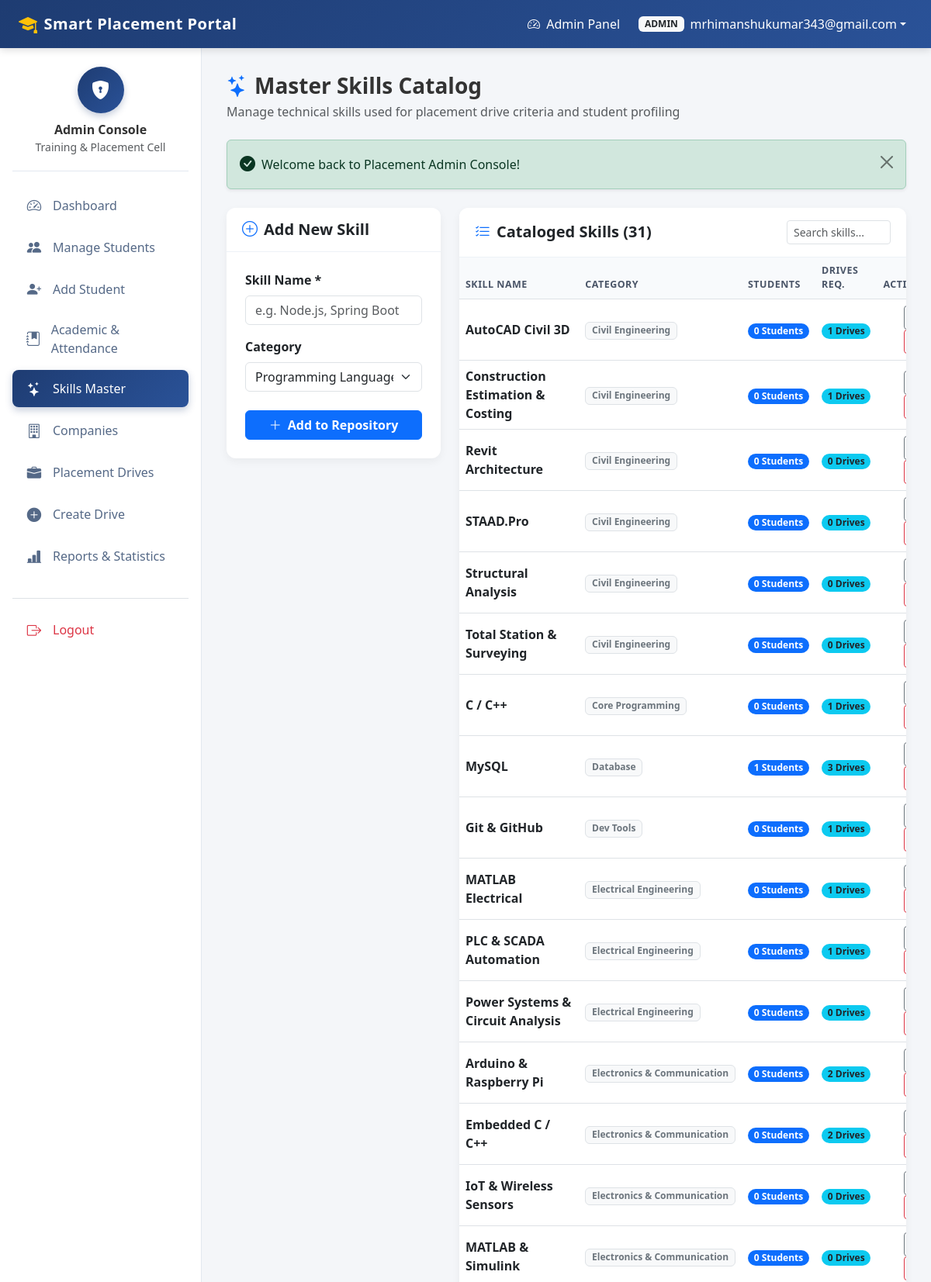
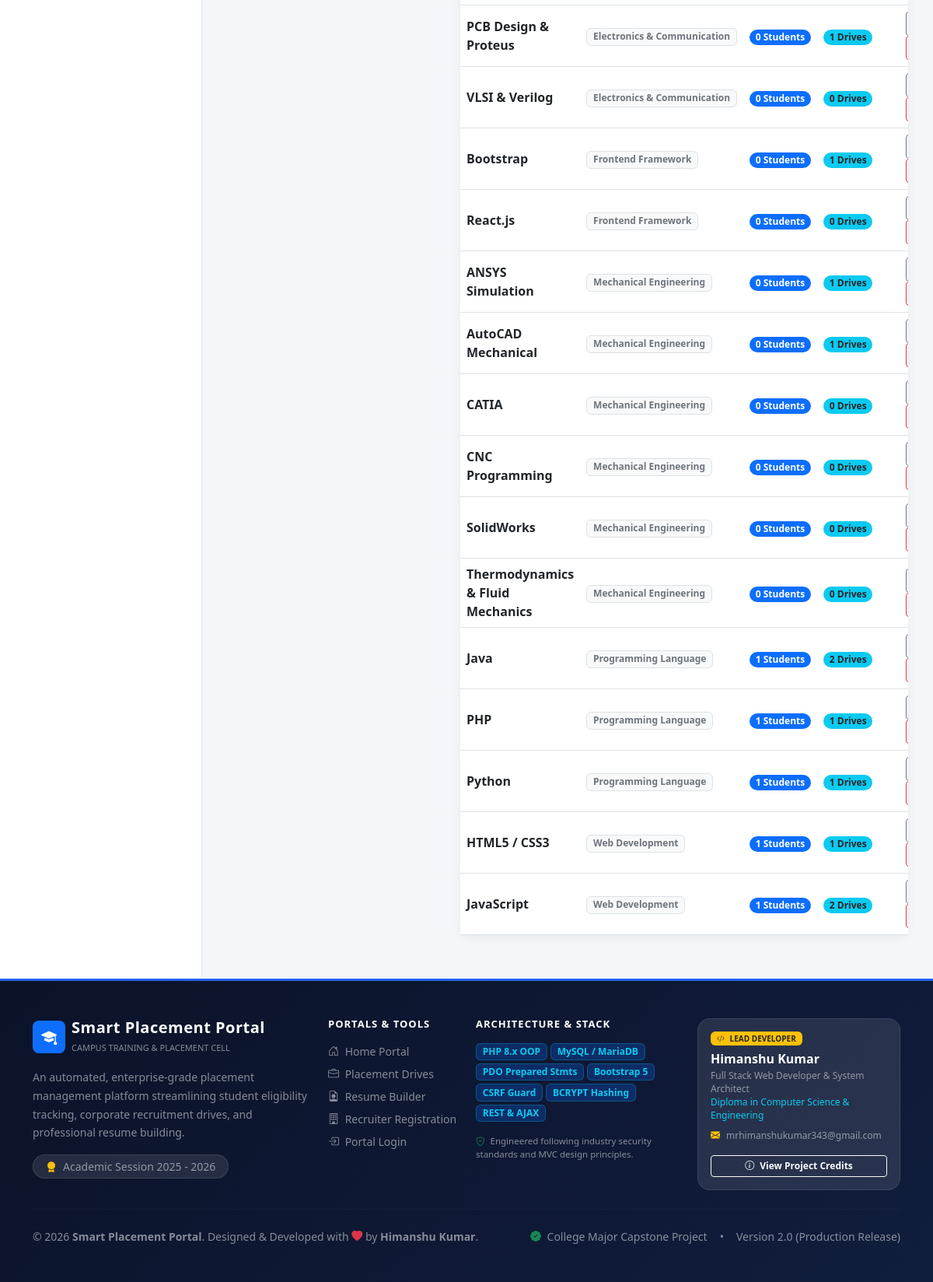
/admin/skills_master.php (signed in), run on the app's committed database (2 pictures, top to bottom).
### tables this page shows
CREATE TABLE `skills` (
  `id` int(11) NOT NULL AUTO_INCREMENT,
  `skill_name` varchar(50) NOT NULL,
  `category` varchar(50) DEFAULT 'General',
  PRIMARY KEY (`id`),
  UNIQUE KEY `skill_name` (`skill_name`)
);

### config/functions.php (called while the page is built, shortened)
<?php
function e($string) {
    return htmlspecialchars((string)($string ?? ''), ENT_QUOTES, 'UTF-8');
}

### admin/skills_master.php (the view, shortened to what this page needs)
<?php
require_once __DIR__ . '/../config/functions.php';
$skills = $pdo->query("
    SELECT s.*,
           (SELECT COUNT(*) FROM student_skills WHERE skill_id = s.id) as student_count,
           (SELECT COUNT(*) FROM drive_skills WHERE skill_id = s.id) as drive_count
    FROM skills s
    ORDER BY s.category ASC, s.skill_name ASC
")->fetchAll();
require_once __DIR__ . '/../includes/header.php';
require_once __DIR__ . '/../includes/navbar.php';
?>
<div class="dashboard-container">
    <?php require_once __DIR__ . '/../includes/sidebar_admin.php'; ?>
    <main class="portal-content">
        <div class="container-fluid p-0">
            <div class="d-flex justify-content-between align-items-center mb-4">
                <div>
                    <h3 class="fw-bold mb-1"><i class="bi bi-stars text-primary me-2"></i>Master Skills Catalog</h3>
                    <p class="text-muted mb-0">Manage technical skills used for placement drive criteria and student profiling</p>
                </div>
            </div>
            <?php require_once __DIR__ . '/../includes/alerts.php'; ?>
            <div class="row g-4">
                <div class="col-lg-4">
                    <div class="card card-portal">
                        <div class="card-header">
                            <h5 class="mb-0 fw-bold"><i class="bi bi-plus-circle text-primary me-2"></i>Add New Skill</h5>
                        </div>
                        <div class="card-body p-4">
                            <form action="<?= BASE_URL ?>admin/skills_master.php" method="POST" class="needs-validation">
                                <div class="mb-3">
                                    <label for="skill_name" class="form-label fw-semibold">Skill Name *</label>
                                    <input type="text" class="form-control" id="skill_name" name="skill_name" placeholder="e.g. Node.js, Spring Boot" required>
                                </div>
                                <div class="mb-4">
                                    <label for="category" class="form-label fw-semibold">Category</label>
                                    <select class="form-select" id="category" name="category">
                                        <option value="Programming Language">Programming Language</option>
                                    </select>
                                </div>
                                <button type="submit" class="btn btn-primary w-100 fw-bold">
                                    <i class="bi bi-plus-lg me-1"></i> Add to Repository
                                </button>
                            </form>
                        </div>
                    </div>
                </div>
                <div class="col-lg-8">
                    <div class="card card-portal">
                        <div class="card-header d-flex justify-content-between align-items-center">
                            <h5 class="mb-0 fw-bold"><i class="bi bi-list-check text-primary me-2"></i>Cataloged Skills (<?= count($skills) ?>)</h5>
                            <input type="text" class="form-control form-control-sm w-25" placeholder="Search skills..." data-table-search="skillsTable">
                        </div>
                        <div class="card-body p-0">
                            <div class="table-responsive">
                                <table class="table table-hover table-portal align-middle mb-0" id="skillsTable">
                                    <thead>
                                        <tr>
                                            <th>Skill Name</th>
                                            <th>Category</th>
                                            <th>Students</th>
                                            <th>Drives Req.</th>
                                            <th class="text-end">Actions</th>
                                        </tr>
                                    </thead>
                                    <tbody>
                                        <?php foreach ($skills as $sk): ?>
                                            <tr>
                                                <td><strong class="text-dark"><?= e($sk['skill_name']) ?></strong></td>
                                                <td><span class="badge bg-light text-secondary border"><?= e($sk['category']) ?></span></td>
                                                <td><span class="badge bg-primary rounded-pill"><?= $sk['student_count'] ?> Students</span></td>
                                                <td><span class="badge bg-info text-dark rounded-pill"><?= $sk['drive_count'] ?> Drives</span></td>
                                                <td class="text-end">
                                                    <button class="btn btn-sm btn-outline-secondary" data-bs-toggle="modal" data-bs-target="#editSkillModal<?= $sk['id'] ?>">
                                                    </button>
                                                    <form action="<?= BASE_URL ?>admin/skills_master.php" method="POST" class="d-inline">
                                                        <button type="submit" class="btn btn-sm btn-outline-danger" data-confirm="Delete skill <?= e($sk['skill_name']) ?>?">
                                                        </button>
                                                    </form>
                                                </td>
                                            </tr>
                                        <?php endforeach; ?>
                                    </tbody>
                                </table>
                            </div>
                        </div>
                    </div>
                </div>
            </div>
        </div>
    </main>
</div>
<?php require_once __DIR__ . '/../includes/footer.php'; ?>

### assets/css/custom.css (style rules this page uses)
body { background-color: var(--bg-light); font-family: 'Segoe UI', system-ui, -apple-system, sans-serif; color: #333; min-height: 100vh; display: flex; flex-direction: column; }
.dashboard-container { display: flex; flex: 1; min-height: calc(100vh - var(--topbar-height)); }
.portal-content { flex: 1; padding: 2rem; overflow-y: auto; }
.card-portal { border: none; border-radius: 12px; box-shadow: var(--card-shadow); background: #ffffff; margin-bottom: 1.5rem; }
.card-portal .card-header { background-color: #ffffff; border-bottom: 1px solid #edf2f7; padding: 1rem 1.25rem; font-weight: 600; border-radius: 12px 12px 0 0 !important; }
.table-portal th { font-weight: 600; color: #4a5568; background-color: #f8fafc; border-top: none; text-transform: uppercase; font-size: 0.78rem; letter-spacing: 0.5px; }

### data on the page
skills: skill_name "AutoCAD Civil 3D", category "Civil Engineering", student_count "0", drive_count "1"
skills: skill_name "Construction Estimation & Costing", category "Civil Engineering", student_count "0", drive_count "1"
skills: skill_name "Revit Architecture", category "Civil Engineering", student_count "0", drive_count "0"
skills: skill_name "STAAD.Pro", category "Civil Engineering", student_count "0", drive_count "0"
skills: skill_name "Structural Analysis", category "Civil Engineering", student_count "0", drive_count "0"
skills: skill_name "Total Station & Surveying", category "Civil Engineering", student_count "0", drive_count "0"
skills: skill_name "C / C++", category "Core Programming", student_count "0", drive_count "1"
skills: skill_name "MySQL", category "Database", student_count "1", drive_count "3"
skills: skill_name "Git & GitHub", category "Dev Tools", student_count "0", drive_count "1"
skills: skill_name "MATLAB Electrical", category "Electrical Engineering", student_count "0", drive_count "1"
skills: skill_name "PLC & SCADA Automation", category "Electrical Engineering", student_count "0", drive_count "1"
skills: skill_name "Power Systems & Circuit Analysis", category "Electrical Engineering", student_count "0", drive_count "0"
skills: skill_name "Arduino & Raspberry Pi", category "Electronics & Communication", student_count "0", drive_count "2"
skills: skill_name "Embedded C / C++", category "Electronics & Communication", student_count "0", drive_count "2"
skills: skill_name "IoT & Wireless Sensors", category "Electronics & Communication", student_count "0", drive_count "0"
skills: skill_name "MATLAB & Simulink", category "Electronics & Communication", student_count "0", drive_count "0"
skills: skill_name "PCB Design & Proteus", category "Electronics & Communication", student_count "0", drive_count "1"
skills: skill_name "VLSI & Verilog", category "Electronics & Communication", student_count "0", drive_count "0"
skills: skill_name "Bootstrap", category "Frontend Framework", student_count "0", drive_count "1"
skills: skill_name "React.js", category "Frontend Framework", student_count "0", drive_count "0"
skills: skill_name "ANSYS Simulation", category "Mechanical Engineering", student_count "0", drive_count "1"
skills: skill_name "AutoCAD Mechanical", category "Mechanical Engineering", student_count "0", drive_count "1"
skills: skill_name "CATIA", category "Mechanical Engineering", student_count "0", drive_count "0"
skills: skill_name "CNC Programming", category "Mechanical Engineering", student_count "0", drive_count "0"
skills: skill_name "SolidWorks", category "Mechanical Engineering", student_count "0", drive_count "0"
skills: skill_name "Thermodynamics & Fluid Mechanics", category "Mechanical Engineering", student_count "0", drive_count "0"
skills: skill_name "Java", category "Programming Language", student_count "1", drive_count "2"
skills: skill_name "PHP", category "Programming Language", student_count "1", drive_count "1"
skills: skill_name "Python", category "Programming Language", student_count "1", drive_count "1"
skills: skill_name "HTML5 / CSS3", category "Web Development", student_count "1", drive_count "1"
skills: skill_name "JavaScript", category "Web Development", student_count "1", drive_count "2"

### other printed values
$_SESSION['role'] "ADMIN"
$_SESSION['email'] "mrhimanshukumar343@gmail.com"
$message "Welcome back to Placement Admin Console!"
count($skills) "31"
APP_NAME "Smart Placement Portal"
